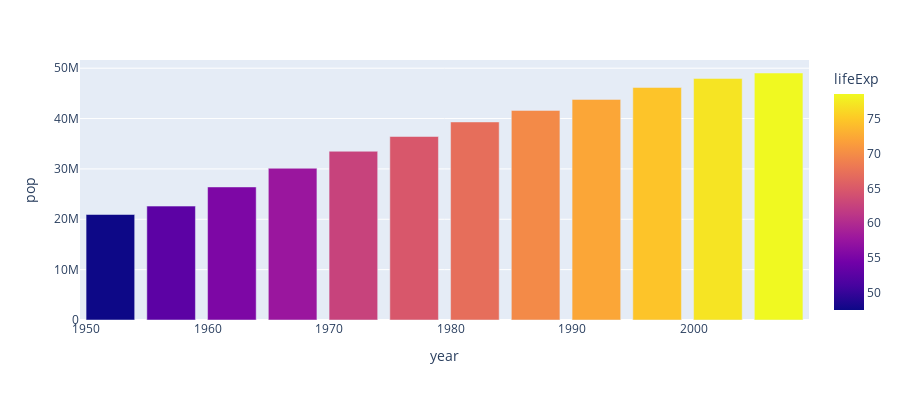

Notebook code for this chart:
### Code cell
fig = px.bar(gapminder_korea, x='year', y='pop',
            hover_data=['lifeExp', 'gdpPercap'],
            color='lifeExp', height=400)
fig.show()

### Figure 1 — Plotly figure (JSON) as saved in the notebook; plotly's stock layout.template omitted (floating-point values rounded to 4 significant figures)
{"data": [{"alignmentgroup": "True", "customdata": [[47.45, 1031.0], [52.68, 1488.0], [55.29, 1536.0], [57.72, 2029.0], [62.61, 3031.0], [64.77, 4657.0], [67.12, 5623.0], [69.81, 8533.0], [72.24, 12100.0], [74.65, 15990.0], [77.05, 19230.0], [78.62, 23350.0]], "hovertemplate": "year=%{x}<br>pop=%{y}<br>lifeExp=%{marker.color}<br>gdpPercap=%{customdata[1]}<extra></extra>", "legendgroup": "", "marker": {"color": [47.45, 52.68, 55.29, 57.72, 62.61, 64.77, 67.12, 69.81, 72.24, 74.65, 77.05, 78.62], "coloraxis": "coloraxis"}, "name": "", "offsetgroup": "", "orientation": "v", "showlegend": false, "textposition": "auto", "type": "bar", "x": [1952, 1957, 1962, 1967, 1972, 1977, 1982, 1987, 1992, 1997, 2002, 2007], "xaxis": "x", "y": [20947571, 22611552, 26420307, 30131000, 33505000, 36436000, 39326000, 41622000, 43805450, 46173816, 47969150, 49044790], "yaxis": "y"}], "layout": {"barmode": "relative", "coloraxis": {"colorbar": {"title": {"text": "lifeExp"}}, "colorscale": [[0, "#0d0887"], [0.1111, "#46039f"], [0.2222, "#7201a8"], [0.3333, "#9c179e"], [0.4444, "#bd3786"], [0.5556, "#d8576b"], [0.6667, "#ed7953"], [0.7778, "#fb9f3a"], [0.8889, "#fdca26"], [1, "#f0f921"]]}, "height": 400, "legend": {"tracegroupgap": 0}, "margin": {"t": 60}, "xaxis": {"anchor": "y", "domain": [0, 1], "title": {"text": "year"}}, "yaxis": {"anchor": "x", "domain": [0, 1], "title": {"text": "pop"}}}}
